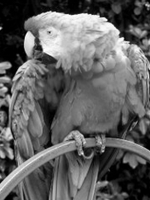
#> input picture Quantization of image/img12.png, 150 x 200 px
$ python quantizeimage.py
#> lines starting #> are read from the running program, lines starting #| are printed output that depends on the picture
#!/usr/bin/env python3
# -*- coding: utf-8 -*-
"""
Created on Fri Aug 16 21:23:39 2019

@author: aayush
"""

import numpy as np
import matplotlib.image as mpimg
import matplotlib.pyplot as plt

# Read Images
img = mpimg.imread('img12.png' )
#> img is the input picture: shape (200, 150) float32; min 0, max 1, mean 0.381
plt.imshow(img)
m,n = img.shape
#> m = 200; n = 150
def quantize(Array , N):
#> called with N = 2
    a = np.min(Array)
#> a = 0
    b = np.max(Array)
#> b = 1
    print(a,b)
#| 0.0 1.0
    m,n = Array.shape
#> m = 200; n = 150
    Array1 = np.zeros([m,n])

    Array1 = (np.around((((Array - a)/(b-a)) *(2**N - 1)))*((b-a) / (2**N - 1))) + a
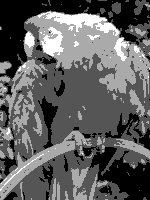
#> Array1: shape (200, 150) float32; min 0, max 1, mean 0.375

    return Array1
# Output Images


img1 = quantize(img , 2)
plt.imshow(img1)
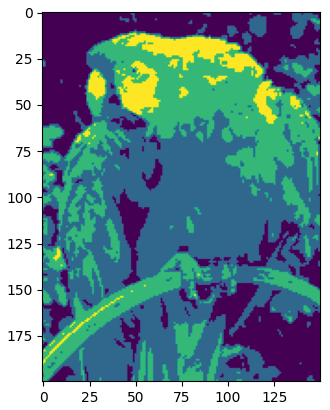
#> figure drawn by matplotlib, 1 panel
